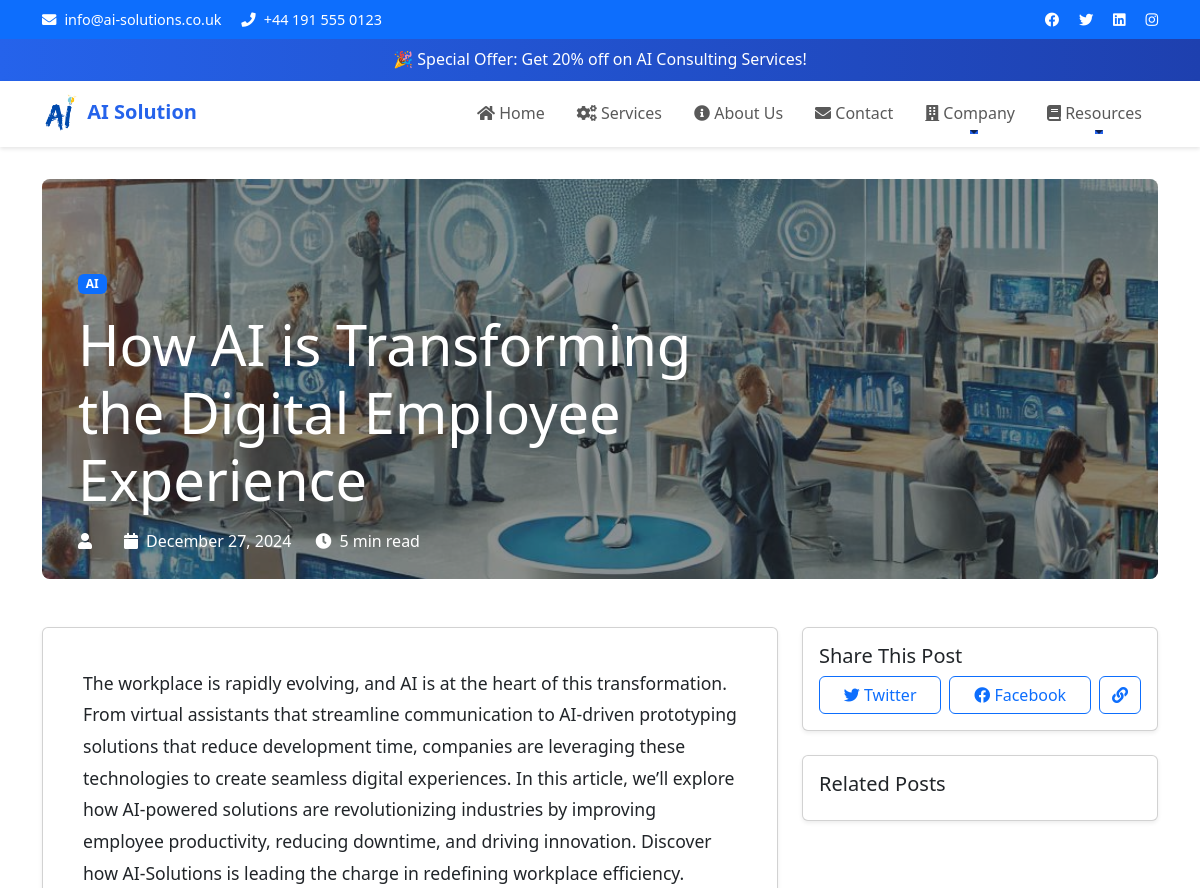
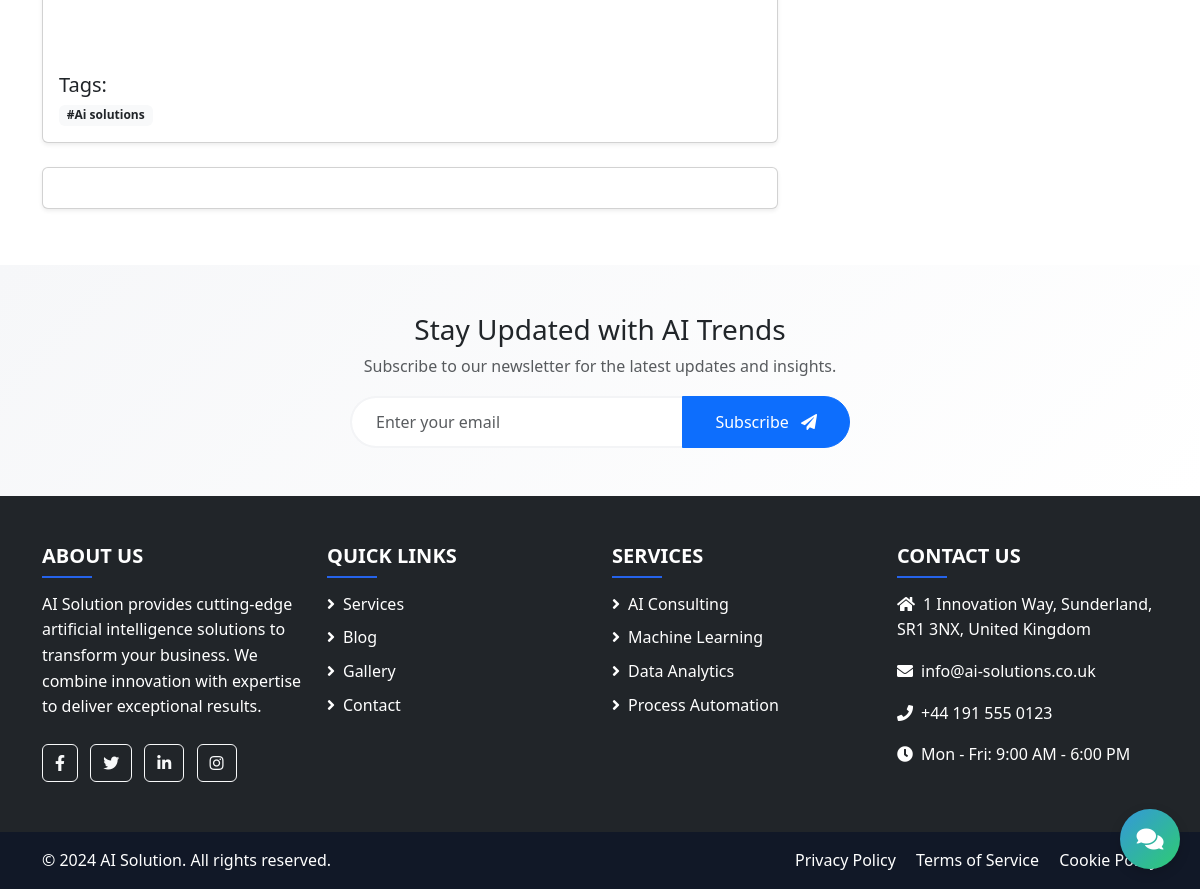
The app's page /blog/4/ with its own data (2 pictures, top to bottom).
### main/models.py (models this page shows, shortened)
class BlogPost(models.Model):
    title = models.CharField(max_length=200)
    content = models.TextField()
    author = models.ForeignKey(User, on_delete=models.CASCADE)
    featured_image = models.ImageField(upload_to='blog/', null=True, blank=True)
    created_date = models.DateTimeField(auto_now_add=True)
    updated_date = models.DateTimeField(auto_now=True)
    published_date = models.DateTimeField(default=timezone.now)
    categories = models.ManyToManyField('BlogCategory')
    is_published = models.BooleanField(default=False)
    tags = models.ManyToManyField('BlogTag', blank=True)
    meta_description = models.CharField(max_length=160, blank=True, help_text="SEO meta description")
    read_time = models.PositiveIntegerField(help_text="Estimated reading time in minutes", default=5)
    class Meta:
        ordering = ['-published_date']

class BlogCategory(models.Model):
    name = models.CharField(max_length=100)
    slug = models.SlugField(unique=True)
    class Meta:
        verbose_name_plural = "Blog Categories"

class BlogTag(models.Model):
    name = models.CharField(max_length=50)
    slug = models.SlugField(unique=True)

### main/views.py (the view)
# urls.py: path('blog/<int:pk>/', views.BlogDetailView.as_view(), name='blog_detail'),
class BlogDetailView(DetailView):
    model = BlogPost
    template_name = 'main/blog_detail.html'
    context_object_name = 'post'

### main/templates/main/blog_detail.html (shortened to what this page needs)
{% extends 'main/base.html' %}
{% load static %}
{% block content %}
<div class="container">
    <div class="blog-header position-relative mb-5">
        {% if post.featured_image %}
        <div class="blog-banner position-relative">
            <img src="{{ post.featured_image.url }}" class="img-fluid rounded-3 w-100" alt="{{ post.title }}"
                style="max-height: 400px; object-fit: cover;">
            <div class="blog-overlay position-absolute top-0 start-0 w-100 h-100 bg-dark bg-opacity-50 rounded-3"></div>
            <div class="blog-banner-content position-absolute bottom-0 start-0 w-100 text-white p-4">
                <div class="container">
                    <div class="row">
                        <div class="col-lg-8">
                            <div class="categories mb-3">
                                {% for category in post.categories.all %}
                                <span class="badge bg-primary me-2">{{ category.name }}</span>
                                {% endfor %}
                            </div>
                            <h1 class="display-4 mb-3">{{ post.title }}</h1>
                            <div class="post-meta d-flex flex-wrap gap-4">
                                <span><i class="fas fa-user me-2"></i>{{ post.author.get_full_name }}</span>
                                <span><i class="fas fa-calendar me-2"></i>{{ post.published_date|date:"F d, Y" }}</span>
                                <span><i class="fas fa-clock me-2"></i>{{ post.read_time }} min read</span>
                            </div>
                        </div>
                    </div>
                </div>
            </div>
        </div>
        {% endif %}
    </div>
    <div class="row">
        <div class="col-lg-8">
            <div class="card shadow-sm mb-4">
                <div class="card-body">
                    <div class="blog-content">
                        {{ post.content|safe }}
                    </div>
                    {% if post.tags.exists %}
                    <div class="tags mt-5">
                        <h5>Tags:</h5>
                        <div class="d-flex flex-wrap gap-2">
                            {% for tag in post.tags.all %}
                            <a href="{% url 'main:blog_list' %}?tag={{ tag.slug }}"
                               class="badge bg-light text-dark text-decoration-none">
                                #{{ tag.name }}
                            </a>
                            {% endfor %}
                        </div>
                    </div>
                    {% endif %}
                </div>
            </div>
            <div class="card shadow-sm mb-4">
                <div class="card-body">
                    <div class="d-flex align-items-center">
                    </div>
                </div>
            </div>
        </div>
        <div class="col-lg-4">
            <div class="card shadow-sm mb-4 sticky-top" style="top: 2rem;">
                <div class="card-body">
                    <h5 class="card-title">Share This Post</h5>
                    <div class="d-flex gap-2">
                        <a href="https://twitter.com/intent/tweet?text={{ post.title|urlencode }}"
                            class="btn btn-outline-primary flex-grow-1" target="_blank">
                            <i class="fab fa-twitter"></i> Twitter
                        </a>
                        <a href="https://www.facebook.com/sharer/sharer.php?u={{ request.build_absolute_uri }}"
                            class="btn btn-outline-primary flex-grow-1" target="_blank">
                            <i class="fab fa-facebook"></i> Facebook
                        </a>
                        <button class="btn btn-outline-primary" onclick="copyPostLink()">
                            <i class="fas fa-link"></i>
                        </button>
                    </div>
                </div>
            </div>
            <div class="card shadow-sm mb-4">
                <div class="card-body">
                    <h5 class="card-title">Related Posts</h5>
                </div>
            </div>
        </div>
    </div>
</div>
{% endblock %}

### main/static/css/style.css (style rules this page uses)
:root { --primary-color: #2563eb; --secondary-color: #1e40af; --dark-color: #1f2937; --darker-color: #111827; --light-color: #f3f4f6; }
body { font-family: 'Segoe UI', Tahoma, Geneva, Verdana, sans-serif; line-height: 1.6; }
.btn { transition: all 0.3s; }
.blog-content { padding: 1.5rem; }

### main/templates/main/blog_detail.html (style rules this page uses)
.blog-content { font-size: 1.1rem; line-height: 1.8; }
.sticky-top { z-index: 1000; }

### records on screen
BlogPost: featured_image (picture), title "How AI is Transforming the Digital Employee Experience", published_date "December 27, 2024", read_time "5", content "The workplace is rapidly evolving, and AI is at the heart of this transformation. From virtual assistants that streamline communication to AI-driven prototyping solutions that reduce development time, companies are leveraging these technologies to create seamless digital experiences. In this article, we’ll explore how AI-powered solutions are revolutionizing industries by improving employee productivity, reducing downtime, and driving innovation. Discover how AI-Solutions is leading the charge in redefining workplace efficiency."
BlogCategory: name "AI"
BlogTag: name "Ai solutions"
